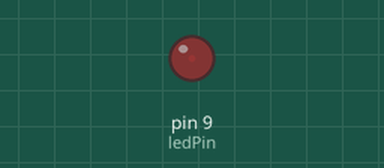
Simulated run of this sketch. Board: Arduino Uno, built with avr-gcc and run on an emulated ATmega328P. Parts: output pins drawn as LEDs (lit = HIGH).

Above: at 0.05 s.
At 0.95 s:
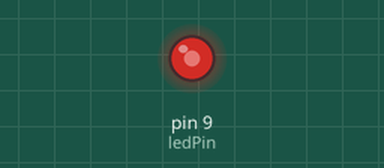
At 1.4 s:
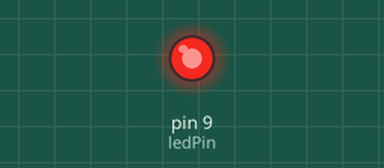
At 2.75 s:
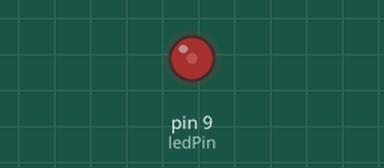
Timing chart, 0 to 7.2 s (numbered marks = the images above):
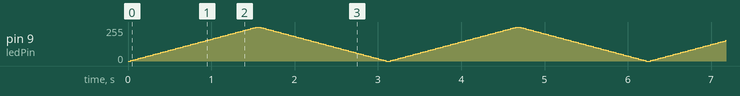

The sketch:

sketch.ino
```cpp
int ledPin = 9;

void setup(){
  pinMode(ledPin, OUTPUT);
}

void loop(){
  for(int i = 0 ; i <= 255 ; i += 5){
    analogWrite(9,i);
    delay(30);
  }

  for(int i = 255 ; i >= 0 ; i -= 5){
    analogWrite(9,i);
    delay(30);
  }
}
```
